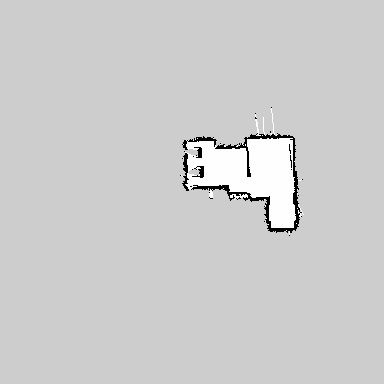
#> input picture RealWorldData/RealWorld_map/exp1.pgm, 384 x 384 px
$ python -i utils.py   (imports and definitions only)   (older library calls are emulated)
#> lines starting #> are read from the running program, lines starting #| are printed output that depends on the picture
#> further down, picture is the input picture: shape (384, 384, 3); min 0, max 254, mean 204.7
import cv2
import numpy as np


# [16 lines left out: function pad_to_square, not called in this run]


def grad_img(img):
    blur = cv2.GaussianBlur(img, (3, 3), 0)
    grad_x = cv2.Sobel(blur, cv2.CV_64F, 2, 0, ksize=5)
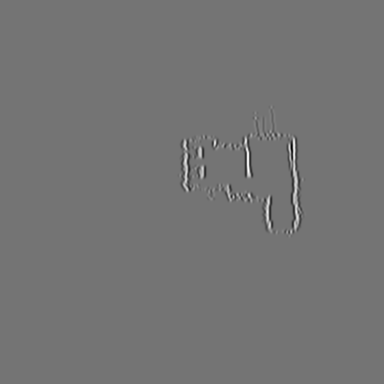
#> grad_x: shape (384, 384, 3) float64; min -5056, max 5979, mean 0; drawn with min black and max white
    grad_y = cv2.Sobel(blur, cv2.CV_64F, 0, 2, ksize=5)
    grad = grad_x + grad_y + cv2.Sobel(blur, cv2.CV_64F, 2, 2, ksize=5)
    # grad = np.sqrt(grad_x**2 + grad_y**2)
    grad[grad > 5] = 255
    grad[grad < 5] = 0
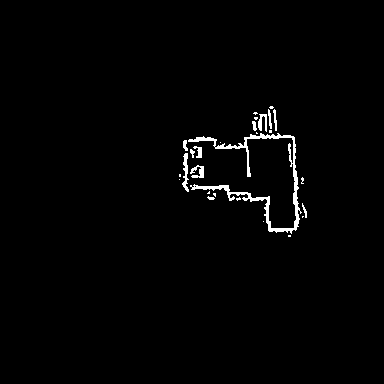
#> grad: shape (384, 384, 3) float64; min 0, max 255, mean 3.7
    return grad.astype('uint8')


# [66 lines left out: functions create_in_contour, create_out_contour, downsample, sample_random_pixels, multi_wall_model, bresenham_line and 1 more, not called in this run]

>>> import cv2
>>> picture = cv2.imread('RealWorldData/RealWorld_map/exp1.pgm')
>>> result = grad_img(picture)

$ run again, on RealWorldData/RealWorld_map/exp3.pgm
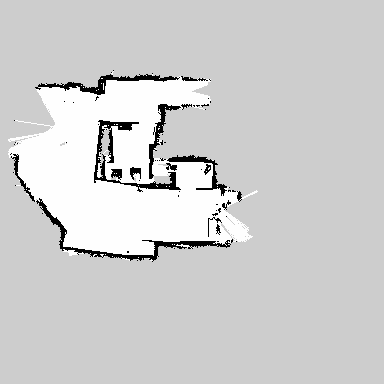
#> input picture RealWorldData/RealWorld_map/exp3.pgm, 384 x 384 px
#> picture is the input picture: shape (384, 384, 3); min 0, max 254, mean 207.1
#> in grad_img, `grad_y = cv2.Sobel(blur, cv2.CV_64F, 0, 2, ksize=5)`:
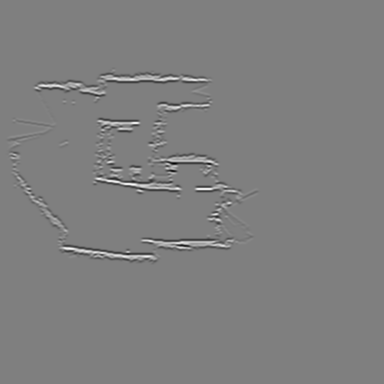
#> grad_y: shape (384, 384, 3) float64; min -6002, max 6040, mean 0; drawn with min black and max white
#> in grad_img, `grad[grad < 5] = 0`:
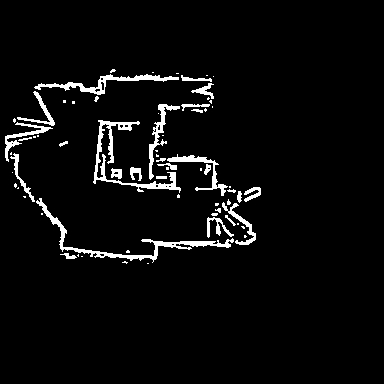
#> grad: shape (384, 384, 3) float64; min 0, max 255, mean 10.9
